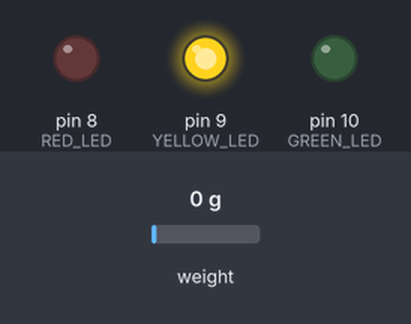
Bench run of a sketch on a simulated Arduino Uno, built with avr-gcc and run on an emulated ATmega328P. Shown: output pins drawn as LEDs (lit = HIGH). The inputs (shaded band) are chosen by the test bench; at power-on: weight on the scale 0 g. What the sketch prints to the serial monitor is not drawn.

Above: at 0.2 s.
Timing chart, 0 to 1.7 s (numbered marks = the images above):
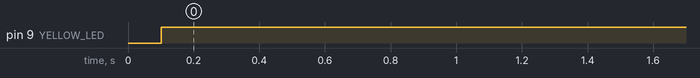

The sketch:

load2_cell.ino
```cpp
#include <HX711.h>

// Pins for HX711
#define DT 3
#define SCK 2

// Pins for LEDs
#define RED_LED 8
#define YELLOW_LED 9
#define GREEN_LED 10

// Set your weight range here
#define UNDERLOAD_THRESHOLD 140
#define OVERLOAD_THRESHOLD 350

HX711 scale;
float scaleFactor = -211.29; // Replace with your calculated scale factor
long zeroValue = -66300;   // Replace with your zero value

void setup() {
  Serial.begin(9600);
  scale.begin(DT, SCK);

  pinMode(RED_LED, OUTPUT);
  pinMode(YELLOW_LED, OUTPUT);
  pinMode(GREEN_LED, OUTPUT);
}

void loop() {
  if (scale.is_ready()) {
    long rawReading = scale.get_units();
    float weight = (rawReading - zeroValue) / scaleFactor; // Convert to weight

    Serial.print("Weight: ");
    Serial.println(weight);

    if (weight < UNDERLOAD_THRESHOLD) {
      digitalWrite(YELLOW_LED, HIGH);
      digitalWrite(RED_LED, LOW);
      digitalWrite(GREEN_LED, LOW);
    } else if (weight > OVERLOAD_THRESHOLD) {
      digitalWrite(RED_LED, HIGH);
      digitalWrite(YELLOW_LED, LOW);
      digitalWrite(GREEN_LED, LOW);
    } else {
      digitalWrite(GREEN_LED, HIGH);
      digitalWrite(RED_LED, LOW);
      digitalWrite(YELLOW_LED, LOW);
    }
  } else {
    Serial.println("HX711 not ready!");
  }
  delay(500);
}
```

Measured:
- by itself, pin 9 (YELLOW_LED): LOW → HIGH at 0.10 s
